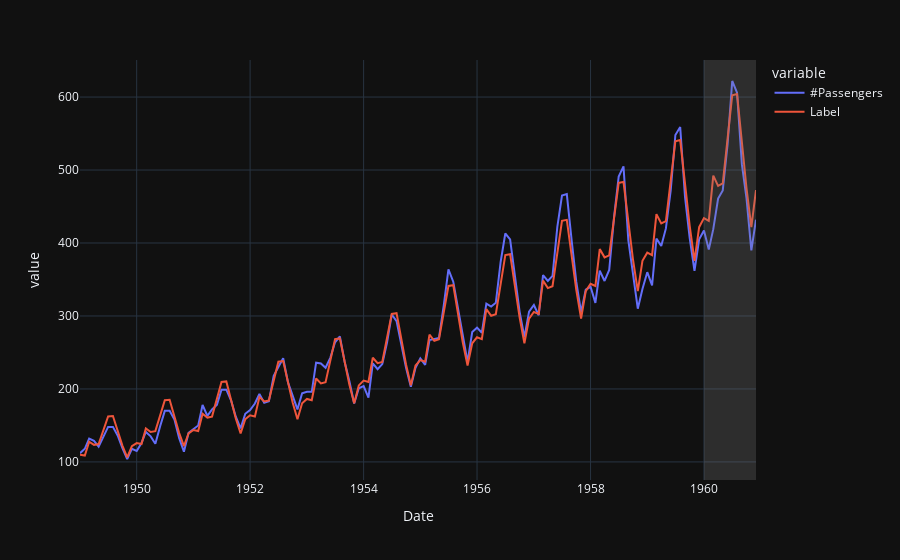

The code cell stored with this chart in its notebook:
### Code cell
# generate predictions on the original dataset**
predictions = predict_model(best, data=data)

# add a date column in the dataset**
predictions['Date'] = pd.date_range(start='1949-01-01', end = '1960-12-01', freq = 'MS')

# line plot**
fig = px.line(predictions, x='Date', y=["#Passengers", "Label"], template = 'plotly_dark')

# add a vertical rectange for test-set separation**
fig.add_vrect(x0="1960-01-01", x1="1960-12-01", fillcolor="grey", opacity=0.25, line_width=0)
fig.show()

### Figure 1 — Plotly figure (JSON) as saved in the notebook; plotly's stock layout.template omitted (floating-point values rounded to 4 significant figures; data arrays with more than 128 entries replaced by an {"elided": "..."} marker saying what was removed)
{"data": [{"hovertemplate": "variable=#Passengers<br>Date=%{x}<br>value=%{y}<extra></extra>", "legendgroup": "#Passengers", "line": {"color": "#636efa", "dash": "solid"}, "marker": {"symbol": "circle"}, "mode": "lines", "name": "#Passengers", "orientation": "v", "showlegend": true, "type": "scatter", "x": {"elided": "144 str values"}, "xaxis": "x", "y": {"elided": "144 int values"}, "yaxis": "y"}, {"hovertemplate": "variable=Label<br>Date=%{x}<br>value=%{y}<extra></extra>", "legendgroup": "Label", "line": {"color": "#EF553B", "dash": "solid"}, "marker": {"symbol": "circle"}, "mode": "lines", "name": "Label", "orientation": "v", "showlegend": true, "type": "scatter", "x": {"elided": "144 str values"}, "xaxis": "x", "y": {"elided": "144 float values"}, "yaxis": "y"}], "layout": {"legend": {"title": {"text": "variable"}, "tracegroupgap": 0}, "margin": {"t": 60}, "shapes": [{"fillcolor": "grey", "line": {"width": 0}, "opacity": 0.25, "type": "rect", "x0": "1960-01-01", "x1": "1960-12-01", "xref": "x", "y0": 0, "y1": 1, "yref": "y domain"}], "xaxis": {"anchor": "y", "domain": [0, 1], "title": {"text": "Date"}}, "yaxis": {"anchor": "x", "domain": [0, 1], "title": {"text": "value"}}}}
